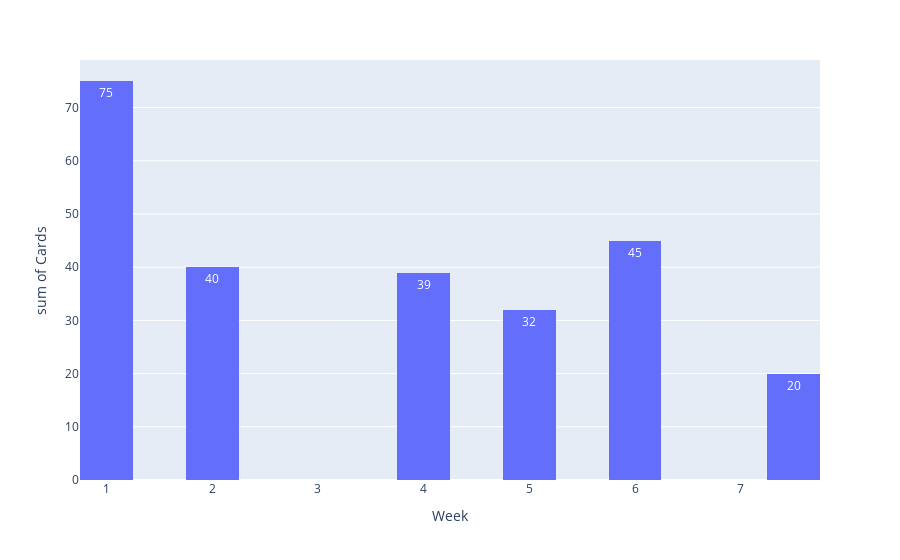

Write notebook code for a chart like this one.
### Code cell
fig = px.histogram(df, x="Week", y="Cards",nbins=20, text_auto=True)
fig.show()

### Figure 1 — Plotly figure (JSON) as saved in the notebook; plotly's stock layout.template omitted (floating-point values rounded to 4 significant figures)
{"data": [{"alignmentgroup": "True", "bingroup": "x", "histfunc": "sum", "hovertemplate": "Week=%{x}<br>sum of Cards=%{y}<extra></extra>", "legendgroup": "", "marker": {"color": "#636efa", "pattern": {"shape": ""}}, "name": "", "nbinsx": 20, "offsetgroup": "", "orientation": "v", "showlegend": false, "texttemplate": "%{value}", "type": "histogram", "x": [1, 2, 3, 4, 5, 6, 7.5], "xaxis": "x", "y": [75, 40, 0, 39, 32, 45, 20], "yaxis": "y"}], "layout": {"barmode": "relative", "legend": {"tracegroupgap": 0}, "margin": {"t": 60}, "xaxis": {"anchor": "y", "domain": [0, 1], "title": {"text": "Week"}}, "yaxis": {"anchor": "x", "domain": [0, 1], "title": {"text": "sum of Cards"}}}}
